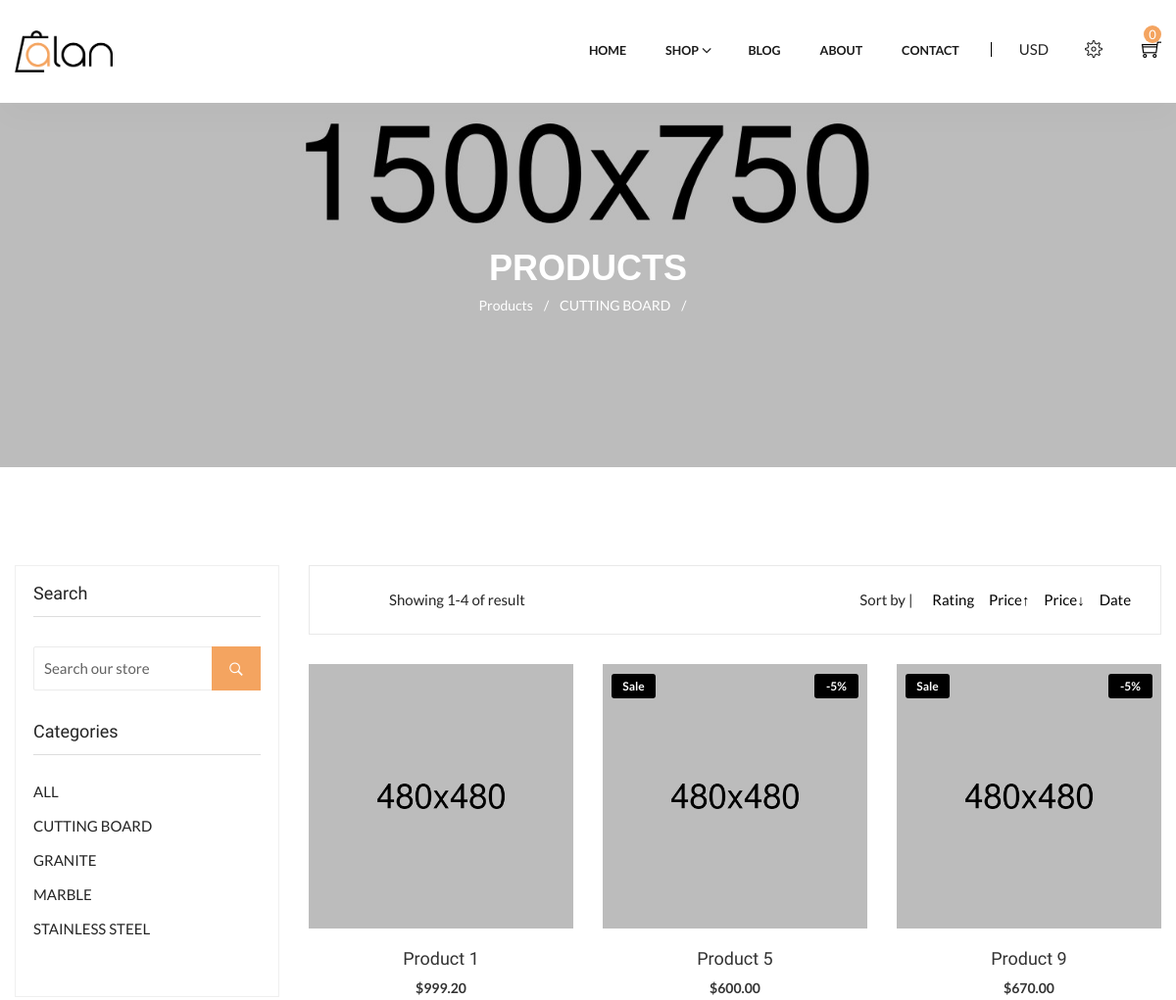
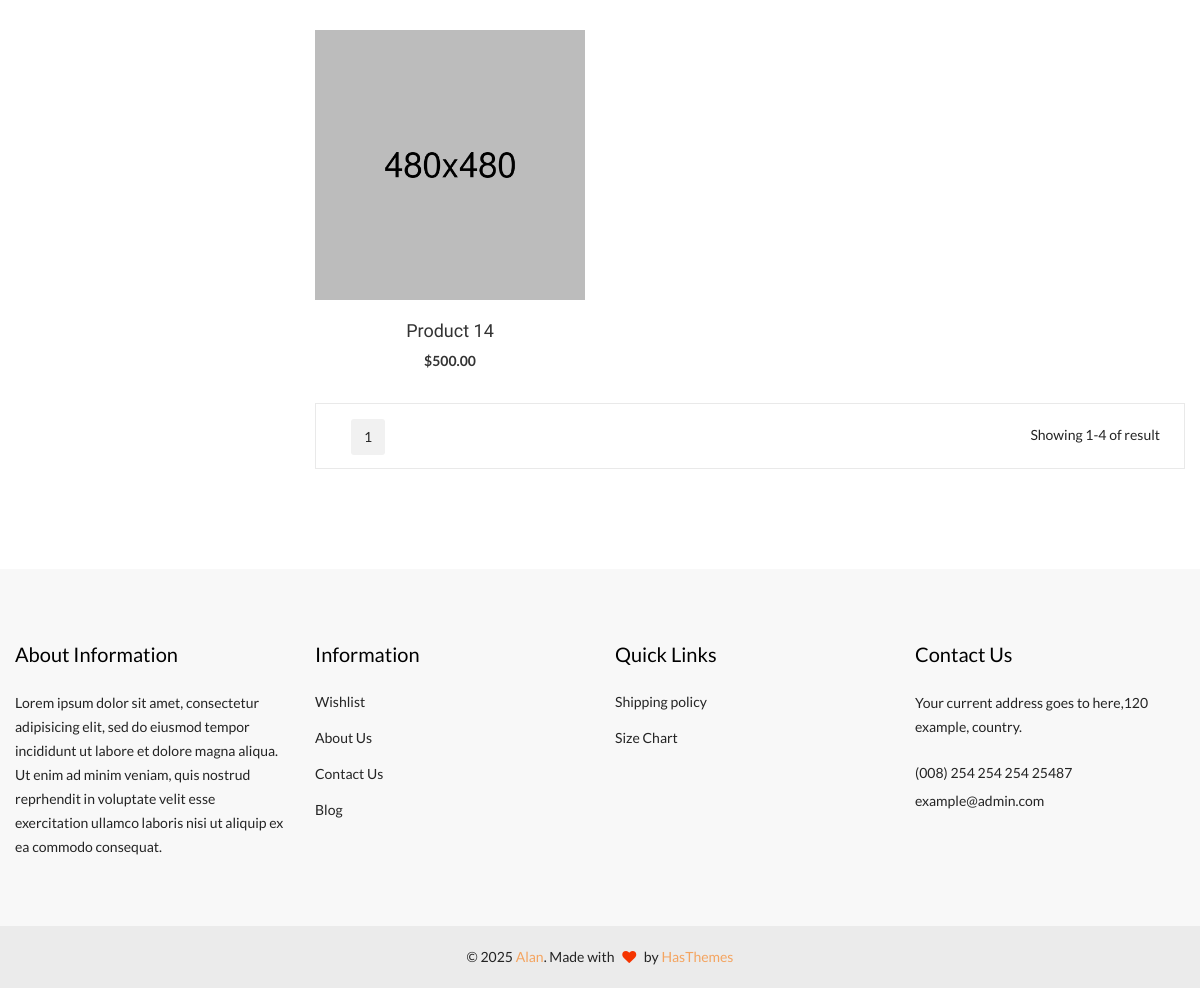
Screenshot of /shop/cutting-board with the database file from the repository (2 pictures, top to bottom).
### main/models.py (models this page shows, shortened)
class Category(models.Model):
    name = models.CharField(max_length=200, db_index=True, verbose_name="Name")
    slug = models.SlugField(max_length=250, unique=True, db_index=True, verbose_name="URL")
    class Meta:
        ordering = ('name',)
        verbose_name_plural = 'Categories'
    def __str__(self):
        return self.name
    def get_absolute_url(self):
        return reverse('shop', kwargs={'category_slug': self.slug})

class Product(models.Model):
    category = models.ForeignKey(Category, related_name='categories', on_delete=models.PROTECT)
    name = models.CharField(max_length=200, db_index=True, verbose_name="Name")
    slug = models.SlugField(max_length=250, unique=True, db_index=True, verbose_name="URL")
    photo = models.ImageField(upload_to="photos/%Y/%m/%d", verbose_name="Image")
    description = models.TextField(blank=True)
    price = models.DecimalField(max_digits=10, decimal_places=2)
    stock = models.PositiveIntegerField()
    sale = models.IntegerField(default=0, verbose_name="Sale")
    available = models.BooleanField(default=True)
    created = models.DateTimeField(auto_now_add=True)
    total_rating = models.IntegerField(default=0)
    class Meta:
        ordering = ('name',)
        index_together = (('id', 'slug'),)

### main/views.py (the view)
# urls.py: path('shop/<slug:category_slug>', views.shop, name='shop'),
def shop(request, category_slug):
    category = None
    products = Product.objects.filter(available=True)
    if category_slug != 'all':
        category = get_object_or_404(Category, slug=category_slug)
        products = products.filter(category=category)
    sort = sort_mapping.get("Rating")
    sort_form = request.GET.get('sort')
    if sort_form:
        sort_need = sort_mapping.get(sort_form)
    else:
        sort_need = sort
    search_query = request.GET.get('search', '')
    if search_query:
        products = products.filter(Q(name__icontains=search_query) |
                                   Q(description__icontains=search_query))
    products = products.order_by(sort_need, sort)
    wishlist = Wishlist(request).list()
    p = Paginator(products, 12)
    page_number = request.GET.get('page')
    page_obj = p.get_page(page_number)
    return render(request, 'main/shop.html', {'el': page_obj,
                                              'categories': categories,
                                              'category': category,
                                              'sm': sort_mapping,
                                              'cart_product_form': cart_product_form,
                                              'wishlist': wishlist,
                                              'title': "Shop"})

### cart/forms.py
class CartAddProductForm(forms.Form):
    quantity = forms.TypedChoiceField(choices=PRODUCT_QUANTITY_CHOICES, coerce=int)
    update = forms.BooleanField(required=False, initial=False, widget=forms.HiddenInput)

### cart/cart.py (called while the page is built)
    def __len__(self):
        return sum(item['quantity'] for item in self.cart.values())

    def get_total_price(self):
        return sum(Decimal(item['price']) * item['quantity'] for item in
                   self.cart.values())

### cart/context_processors.py (called while the page is built)
def cart(request):
    return {'cart': Cart(request)}

### main/wishlist.py (called while the page is built)
    def list(self):
        product_ids = self.wishlist.keys()
        products = Product.objects.filter(id__in=product_ids)
        l = []
        for product in products:
            l.append(product)
        return l

### main/templates/main/shop.html (shortened to what this page needs)
{% extends 'main/layout.html' %}
{% load static %}
  {% block main %}
<main class="main-content site-wrapper-reveal" xmlns="http://www.w3.org/1999/html">
    <section class="page-title-area" data-bg-img="{% static 'main/assets/img/photos/bg-page-title.webp' %}">
      <div class="container">
        <div class="row">
          <div class="col-lg-12">
            <div class="page-title-content text-center">
              <h2 class="title text-white">Products</h2>
              {% if category %}
                <div class="bread-crumbs"><a href="{% url 'shop' 'all' %}">Products<span class="breadcrumb-sep">/</span></a><a href="{% url 'shop' category.slug %}">{{category}}<span class="breadcrumb-sep">/</span></a></div>
              {% else %}
                <div class="bread-crumbs"><a href="/">Home<span class="breadcrumb-sep">/</span></a><span class="active">Products</span></div>
              {% endif %}
            </div>
          </div>
        </div>
      </div>
    </section>
    <section class="product-area product-grid-area">
      <div class="container">
        <div class="row flex-row-reverse">
          <div class="col-lg-9">
            <div class="row">
              <div class="col-12">
                <div class="shop-topbar-wrapper">
                  <div class="collection-shorting">
                    <div class="shop-topbar-left">
                <p>Showing {{el.start_index}}-{{el.end_index}} of {{products.count}} result</p>
                    </div>
                    <div class="product-sorting-wrapper">
                      <div class="product-show">
                        {% if category %}
                       <form action="{% url 'shop' category.slug %}" method="get">
                         {% else %}
                        <form action="{% url 'shop' 'all' %}" method="get">
                          {% endif %}
                         <label>Sort by |            </label>
                         {% for i in sm %}
                         <input class="sm" type="submit" name="sort" value="{{i}}">
                         {% endfor %}
                       </form>
                      </div>
                    </div>
                  </div>
                </div>
              </div>
            </div>
            <div class="tab-content" id="nav-tabContent">
              <div class="tab-pane fade show active" id="nav-grid" role="tabpanel" aria-labelledby="nav-grid-tab">
                <div class="row">
                {% for product in el %}
                  <div class="col-md-6 col-xl-4">
                    <div class="product-item">
                      <div class="product-thumb">
                        <a href="{% url 'shop_single' product.category.slug product.slug %}">
                          <img src="{{product.photo.url}}" alt="Alan-Shop">
                      {% if product.sale > 0 %}
                      <div class="ribbons">
                        <span class="ribbon ribbon-hot">Sale</span>
                        <span class="ribbon ribbon-onsale align-right">-{{product.sale}}%</span>
                      </div>
                      {% endif %}
                        </a>
                        <div class="product-action">
                        </div>
                      </div>
                      <div class="product-info">
                        <h4 class="title"><a href="{% url 'shop_single' product.category.slug product.slug %}">{{product.name}}</a></h4>
                        <div class="prices">
                          <span class="price">${{product.price}}</span>
                        </div>
                      </div>
                    </div>
                  </div>
              {% endfor %}
                </div>
               </div>
               </div>
        <div class="pagination-area">
              <nav>
                <ul class="page-numbers">
        {% for p in el.paginator.page_range %}
         <li>
            <a class="page-number" href="?page={{ p }}">{{ p }}</a>
         </li>
        {% endfor %}
                </ul>
              </nav>
              <div class="total-pages">
                <p>Showing {{el.start_index}}-{{el.end_index}} of {{products.count}} result</p>
              </div>
            </div>
          </div>
          <div class="col-lg-3">
            <div class="shop-sidebar-area">
              <div class="widget">
                <h3 class="widget-title">Search</h3>
                <div class="widget-search-box">
                  <form action="{% url 'shop' 'all' %}" method="get">
                    <div class="form-input-item">
                      <input type="text" id="search2" placeholder="Search our store" name="search">
                      <button type="submit" class="btn-src"><i class="ion-ios-search-strong"></i></button>
                    </div>
                  </form>
                </div>
              </div>
              <div class="widget">
                <h3 class="widget-title">Categories</h3>
                <div class="widget-categories-menu">
                  <ul>
                    <li><a href="{% url 'shop' 'all' %}">ALL</a></li>
                    {% for el in categories %}
                    <li><a href="{{el.get_absolute_url}}">{{el.name}}</a></li>
                    {% endfor %}
                  </ul>
                </div>
              </div>
            </div>
          </div>
        </div>
      </div>
    </section>
  </main>
{% endblock %}

### rows the page displays
Category: name "CUTTING BOARD"
Product: photo (picture), name "Product 1", price "999.20"
Product: photo (picture), sale "5", name "Product 5", price "600.00"
Product: photo (picture), sale "5", name "Product 9", price "670.00"
Product: photo (picture), name "Product 14", price "500.00"
Category: name "GRANITE"
Category: name "MARBLE"
Category: name "STAINLESS STEEL"

### other values shown
{{ cart|length }} "0"
{{ el.start_index }} "1"
{{ el.end_index }} "4"
{{ p }} "1"
